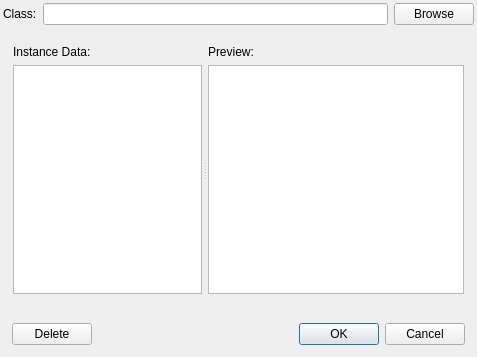
<?xml version="1.0" encoding="UTF-8"?>
<ui version="4.0">
 <class>EditExternalNPCClass</class>
 <widget class="QDialog" name="EditExternalNPCClass">
  <property name="geometry">
   <rect>
    <x>0</x>
    <y>0</y>
    <width>477</width>
    <height>357</height>
   </rect>
  </property>
  <property name="windowTitle">
   <string>Edit Object Instance</string>
  </property>
  <layout class="QVBoxLayout" name="verticalLayout">
   <property name="leftMargin">
    <number>1</number>
   </property>
   <property name="topMargin">
    <number>1</number>
   </property>
   <property name="rightMargin">
    <number>1</number>
   </property>
   <property name="bottomMargin">
    <number>1</number>
   </property>
   <item>
    <widget class="QWidget" name="widget" native="true">
     <property name="sizePolicy">
      <sizepolicy hsizetype="Preferred" vsizetype="Fixed">
       <horstretch>0</horstretch>
       <verstretch>0</verstretch>
      </sizepolicy>
     </property>
     <layout class="QVBoxLayout" name="verticalLayout_2">
      <property name="leftMargin">
       <number>1</number>
      </property>
      <property name="topMargin">
       <number>1</number>
      </property>
      <property name="rightMargin">
       <number>1</number>
      </property>
      <property name="bottomMargin">
       <number>1</number>
      </property>
      <item>
       <widget class="QWidget" name="widget_3" native="true">
        <property name="maximumSize">
         <size>
          <width>16777215</width>
          <height>40</height>
         </size>
        </property>
        <layout class="QHBoxLayout" name="horizontalLayout">
         <property name="leftMargin">
          <number>1</number>
         </property>
         <property name="topMargin">
          <number>1</number>
         </property>
         <property name="rightMargin">
          <number>1</number>
         </property>
         <property name="bottomMargin">
          <number>1</number>
         </property>
         <item>
          <widget class="QLabel" name="label">
           <property name="text">
            <string>Class:</string>
           </property>
          </widget>
         </item>
         <item>
          <widget class="QLineEdit" name="classNameText"/>
         </item>
         <item>
          <widget class="QPushButton" name="browseButton">
           <property name="text">
            <string>Browse</string>
           </property>
          </widget>
         </item>
        </layout>
       </widget>
      </item>
     </layout>
    </widget>
   </item>
   <item>
    <widget class="QWidget" name="widget_2" native="true">
     <layout class="QHBoxLayout" name="horizontalLayout_2">
      <item>
       <widget class="QSplitter" name="splitter">
        <property name="orientation">
         <enum>Qt::Horizontal</enum>
        </property>
        <widget class="QWidget" name="widget_4" native="true">
         <layout class="QVBoxLayout" name="verticalLayout_3">
          <property name="leftMargin">
           <number>1</number>
          </property>
          <property name="topMargin">
           <number>1</number>
          </property>
          <property name="rightMargin">
           <number>1</number>
          </property>
          <property name="bottomMargin">
           <number>1</number>
          </property>
          <item>
           <widget class="QLabel" name="label_2">
            <property name="sizePolicy">
             <sizepolicy hsizetype="Preferred" vsizetype="Fixed">
              <horstretch>0</horstretch>
              <verstretch>0</verstretch>
             </sizepolicy>
            </property>
            <property name="text">
             <string>Instance Data:</string>
            </property>
           </widget>
          </item>
          <item>
           <widget class="QPlainTextEdit" name="plainTextEdit">
            <property name="sizePolicy">
             <sizepolicy hsizetype="Preferred" vsizetype="Preferred">
              <horstretch>0</horstretch>
              <verstretch>0</verstretch>
             </sizepolicy>
            </property>
           </widget>
          </item>
         </layout>
        </widget>
        <widget class="QWidget" name="widget_5" native="true">
         <property name="sizePolicy">
          <sizepolicy hsizetype="Fixed" vsizetype="Preferred">
           <horstretch>0</horstretch>
           <verstretch>0</verstretch>
          </sizepolicy>
         </property>
         <layout class="QVBoxLayout" name="verticalLayout_4">
          <property name="leftMargin">
           <number>1</number>
          </property>
          <property name="topMargin">
           <number>1</number>
          </property>
          <property name="rightMargin">
           <number>1</number>
          </property>
          <property name="bottomMargin">
           <number>1</number>
          </property>
          <item>
           <widget class="QLabel" name="label_3">
            <property name="sizePolicy">
             <sizepolicy hsizetype="Preferred" vsizetype="Fixed">
              <horstretch>0</horstretch>
              <verstretch>0</verstretch>
             </sizepolicy>
            </property>
            <property name="text">
             <string>Preview:</string>
            </property>
           </widget>
          </item>
          <item>
           <widget class="TilesEditor::GraphicsView" name="graphicsView">
            <property name="sizePolicy">
             <sizepolicy hsizetype="Fixed" vsizetype="Preferred">
              <horstretch>0</horstretch>
              <verstretch>0</verstretch>
             </sizepolicy>
            </property>
           </widget>
          </item>
         </layout>
        </widget>
       </widget>
      </item>
     </layout>
    </widget>
   </item>
   <item>
    <widget class="QWidget" name="widget_6" native="true">
     <property name="sizePolicy">
      <sizepolicy hsizetype="Preferred" vsizetype="Fixed">
       <horstretch>0</horstretch>
       <verstretch>0</verstretch>
      </sizepolicy>
     </property>
     <property name="minimumSize">
      <size>
       <width>0</width>
       <height>0</height>
      </size>
     </property>
     <layout class="QHBoxLayout" name="horizontalLayout_3">
      <item>
       <widget class="QPushButton" name="deleteButton">
        <property name="text">
         <string>Delete</string>
        </property>
       </widget>
      </item>
      <item>
       <spacer name="horizontalSpacer">
        <property name="orientation">
         <enum>Qt::Horizontal</enum>
        </property>
        <property name="sizeHint" stdset="0">
         <size>
          <width>231</width>
          <height>20</height>
         </size>
        </property>
       </spacer>
      </item>
      <item>
       <widget class="QDialogButtonBox" name="buttonBox">
        <property name="sizePolicy">
         <sizepolicy hsizetype="Fixed" vsizetype="Fixed">
          <horstretch>0</horstretch>
          <verstretch>0</verstretch>
         </sizepolicy>
        </property>
        <property name="orientation">
         <enum>Qt::Horizontal</enum>
        </property>
        <property name="standardButtons">
         <set>QDialogButtonBox::Cancel|QDialogButtonBox::Ok</set>
        </property>
        <property name="centerButtons">
         <bool>false</bool>
        </property>
       </widget>
      </item>
     </layout>
    </widget>
   </item>
  </layout>
 </widget>
 <layoutdefault spacing="6" margin="11"/>
 <customwidgets>
  <customwidget>
   <class>TilesEditor::GraphicsView</class>
   <extends>QGraphicsView</extends>
   <header location="global">GraphicsView.h</header>
  </customwidget>
 </customwidgets>
 <resources/>
 <connections/>
</ui>
